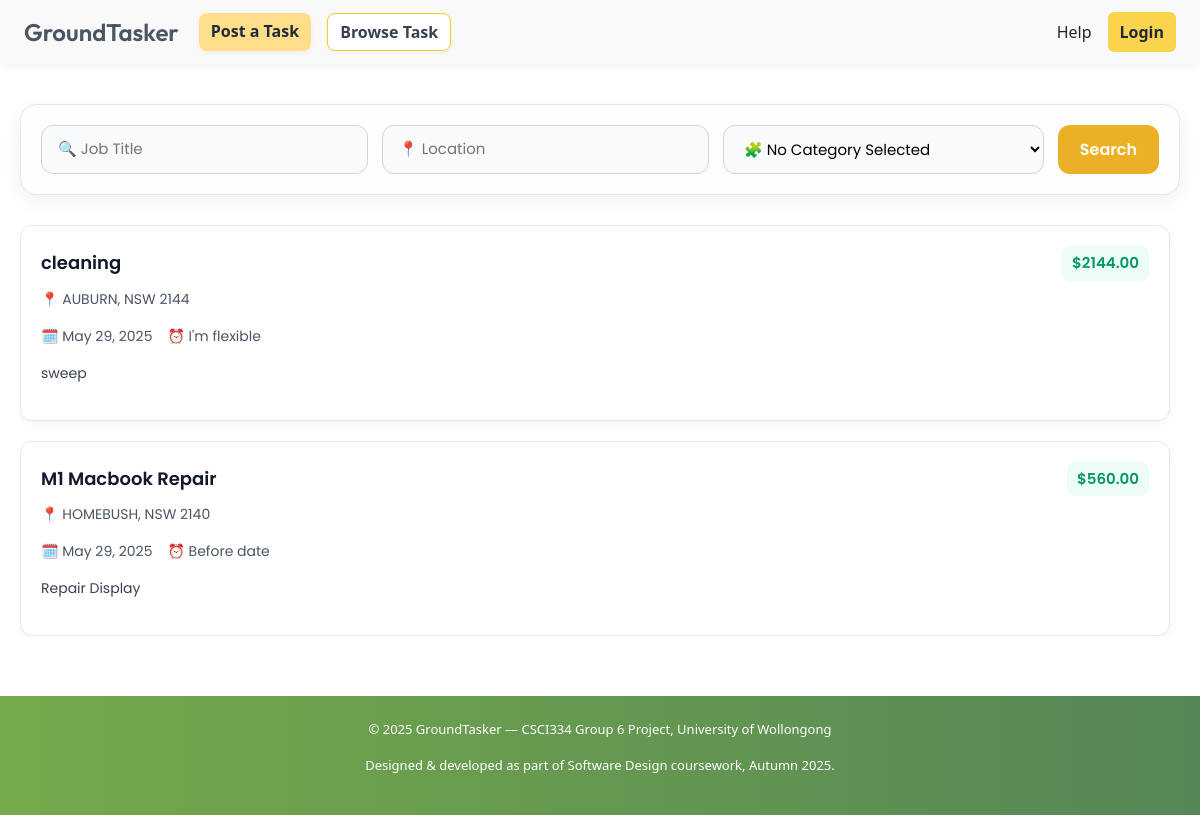
Before: /tasks/jobs/ with the older database file.
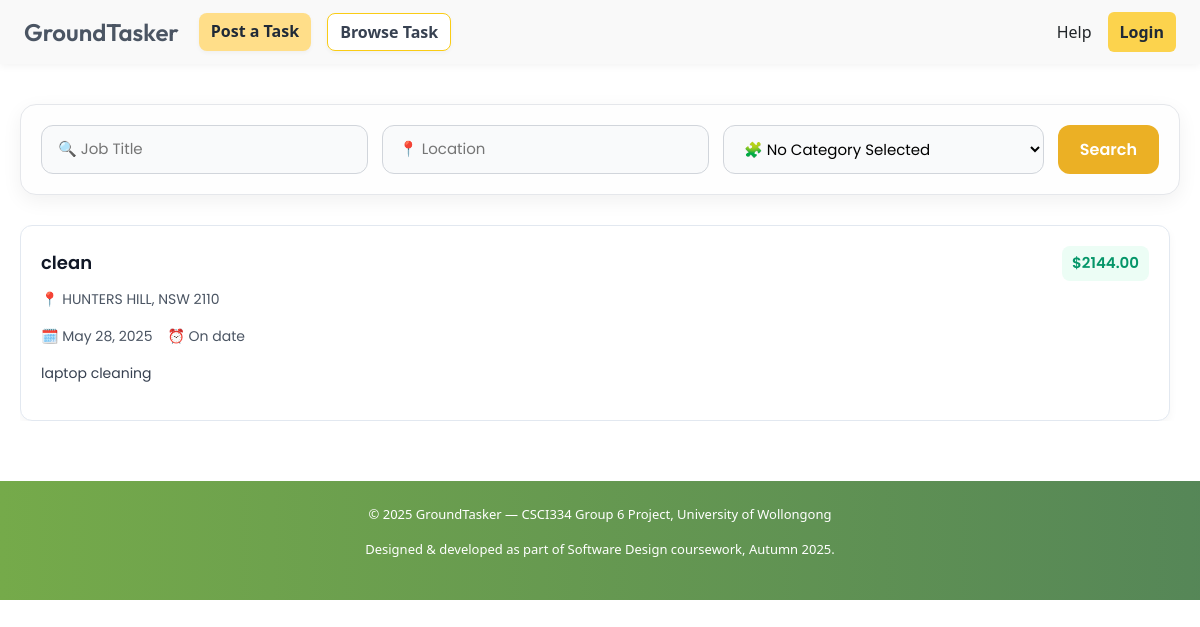
After: the same page with the newer database file.
### tasks/models.py (models this page shows, shortened)
class Task(models.Model):
    FLEX_CHOICES = [
        ('on_date', 'On date'),
        ('before_date', 'Before date'),
        ('flexible', "I'm flexible"),
    ]
    title = models.CharField(max_length=200)
    description = models.TextField()
    location = models.CharField(max_length=255)
    budget = models.DecimalField(max_digits=10, decimal_places=2, default=Decimal('0.00'))
    due_type = models.CharField(max_length=20, choices=FLEX_CHOICES)
    due_date = models.DateField(null=True, blank=True)
    posted_by = models.ForeignKey(settings.AUTH_USER_MODEL, on_delete=models.CASCADE)
    created_at = models.DateTimeField(auto_now_add=True)
    category = models.CharField(max_length=100, blank=True, null=True, default="")
    bookmarked_by = models.ManyToManyField(settings.AUTH_USER_MODEL, related_name="bookmarked_tasks", blank=True)

### tasks/views.py (the view)
# urls.py: path('jobs/', JobListView.as_view(), name='job_list'),
class JobListView(View):
    def get(self, request):
        title = request.GET.get('title', '')
        location = request.GET.get('location', '')
        category = request.GET.get('category', '')
        filters = {}
        if title:
            filters['title__icontains'] = title
        if location:
            filters['location__icontains'] = location
        if category:
            filters['category__icontains'] = category
        from django.db.models import Count, Q
        tasks = Task.objects.filter(**filters).annotate(
            accepted_or_completed=Count('offers', filter=Q(offers__status__in=['accepted', 'completed']))
        ).filter(accepted_or_completed=0)
        locations = Task.objects.values_list('location', flat=True).distinct()
        categories = [
            "Cleaning", "Gardening", "Repairs", "Car Detailing", "Moving",
            "Delivery", "Pet Care", "Personal Assistant", "Handyman"
        ]
        return render(request, 'job_list.html', {
            'tasks': tasks,
            'locations': locations,
            'categories': categories,
        })

### templates/job_list.html (shortened to what this page needs)
{% extends "base.html" %}
{% load static %}
{% block extra_css %}
<link rel="stylesheet" href="{% static 'css/job_list.css' %}">
<link rel="stylesheet" href="https://cdn.jsdelivr.net/npm/bootstrap-icons@1.10.5/font/bootstrap-icons.css">
{% endblock %}
{% block content %}
<div class="job-list-wrapper">
  <form method="get" action="{% url 'job_list' %}">
    <div class="enhanced-filter">
      <input type="text" name="title" placeholder="🔍 Job Title" value="{{ request.GET.title }}">
      <input type="text" name="location" placeholder="📍 Location" value="{{ request.GET.location }}">
      <select name="category">
        <option value="">🧩 No Category Selected</option>
      </select>
      <button type="submit">Search</button>
    </div>
  </form>
  <div class="job-card-list" id="jobCardList">
    {% for task in tasks %}
    <a href="{% url 'job_detail' task.id %}" class="job-card"
       data-title="{{ task.title|lower }}"
       data-location="{{ task.location|lower }}"
       data-category="{{ task.category|default:''|lower }}"
       data-budget="{{ task.budget }}">
      <div class="job-card-header">
        <h3>{{ task.title }}</h3>
        <span class="budget-badge">${{ task.budget }}</span>
      </div>
      <p class="job-location">📍 {{ task.location }}</p>
      <p class="job-meta">
        🗓️ {% if task.due_date %}{{ task.due_date }}{% else %}Flexible{% endif %}
        &nbsp;&nbsp; ⏰ {{ task.get_due_type_display }}
      </p>
      <p class="job-description">{{ task.description|truncatechars:100 }}</p>
    </a>
    {% empty %}
    <p style="text-align: center; color: #6b7280; font-size: 16px; margin-top: 40px;">🚫 No jobs found. Try adjusting your filters.</p>
    {% endfor %}
  </div>
</div>
{% endblock %}

### templates/base.html (shortened to what this page needs)
{% load static %}
<!DOCTYPE html>
<html lang="en">
<head>
  <link href="https://cdn.jsdelivr.net/npm/bootstrap@5.3.3/dist/css/bootstrap.min.css" rel="stylesheet">
  <link rel="stylesheet" href="https://cdn.jsdelivr.net/npm/bootstrap-icons@1.10.5/font/bootstrap-icons.css">
  <link rel="stylesheet" href="{% static 'css/base.css' %}">
  {% block extra_css %}{% endblock %}
</head>
<body>
  <header class="main-header">
  <div class="container header-inner">
    <a href="{% url 'home' %}" class="logo">GroundTasker</a>
    <nav class="main-nav">
      <a href="{% url 'post_task' %}" class="primary-nav">Post a Task</a>
      <a href="{% url 'job_list' %}">Browse Task</a>
    </nav>
    <div class="header-actions">
      <a href="{% url 'support' %}">Help</a>
      {% if user.is_authenticated %}
        <a href="{% url 'notifications' %}">Notifications</a>
        <a href="{% url 'messages' %}">Messages</a>
        <div class="profile-dropdown">
          <div class="profile-icon" id="profileToggle">👤</div>
          <div class="dropdown-menu" id="profileMenu">
            <a href="{% url 'public_profile' user.username %}">👤 View Profile</a>
            <a href="{% url 'manage_tasks' %}">🧾 Manage Tasks</a>
            <a href="{% url 'dashboard' %}">📋 Dashboard</a>
            <div class="dropdown-sub">
              <a href="#" class="settings-toggle">⚙️ Settings ▾</a>
              <div class="sub-options">
                <a href="{% url 'change_email' %}">✉️ Change Email</a>
                <a href="{% url 'change_password' %}">🔑 Change Password</a>
              </div>
            </div>
            <div class="logout-wrapper">
              <form method="post" action="{% url 'logout' %}">
                {% csrf_token %}
                <button type="submit" class="dropdown-item-btn">🚪 Logout</button>
              </form>
            </div>
          </div>
        </div>
      {% else %}
        <a href="{% url 'login' %}" class="login-link">Login</a>
      {% endif %}
    </div>
  </div>
</header>
  <main>
    {% block content %}{% endblock %}
  </main>
  <footer class="main-footer">
    {% now 'Y' as year %}
    <p>© {{ year }} GroundTasker — CSCI334 Group 6 Project, University of Wollongong</p>
    <p>Designed & developed as part of Software Design coursework, Autumn 2025.</p>
  </footer>
</body>
</html>

### static/css/base.css (style rules this page uses)
body { opacity: 0; transition: opacity 0.2s ease-in-out; transition: opacity 0.2s ease, transform 0.2s ease; }
body.fade-in { opacity: 1; transform: scale(1); }
a { text-decoration: none; color: inherit; }
.main-nav { display: flex; gap: 16px; margin-right: auto; }
.main-nav a { padding: 6px 12px; font-weight: 600; color: #374151; background-color: #fff; border: 1px solid #facc15; border-radius: 8px; box-shadow: 0 2px 4px rgba(0, 0, 0, 0.04); transition: all 0.3s ease; }
.main-nav a.primary-nav { background-color: #ffde89; color: #1f2937; border: none; }
.header-actions { display: flex; align-items: center; gap: 16px; }
.header-actions a { transition: all 0.3s ease; }
.main-header { background-color: #f9f9f9; box-shadow: 0 2px 8px rgba(0,0,0,0.05); padding: 12px 0; position: sticky; top: 0; z-index: 1000; }
.container.header-inner { display: flex; align-items: center; justify-content: space-between; max-width: 1200px; margin: 0 auto; padding: 0 24px; }
.logo { font-family: 'Outfit', sans-serif; font-size: 24px; font-weight: 600; color: #4b5563; text-decoration: none; transition: all 0.3s ease; margin-right: 20px; }
.main-footer { text-align: center; font-size: 13px; padding: 24px; background: linear-gradient(90deg, #75aa4a, #256427c6); color: #fff; margin-top: 60px; }
.login-link { font-weight: 600; padding: 8px 12px; border-radius: 6px; background: #fcd34d; color: #1f2937; }

### static/css/job_list.css (style rules this page uses)
.job-list-wrapper { max-width: 1200px; margin: 40px auto; padding: 0 20px; font-family: 'Poppins', sans-serif; }
.job-card-list { max-height: 600px; overflow-y: auto; padding-right: 10px; display: flex; flex-direction: column; gap: 20px; scroll-behavior: smooth; margin-top: 16px; }
.job-card { display: block; padding: 20px; border-radius: 12px; background: #ffffff; border: 1px solid #e2e8f0; box-shadow: 0 4px 10px rgba(0,0,0,0.04); text-decoration: none; color: #111827; transition: box-shadow 0.2s ease; transition: all 0.2s ease; }
.job-card-header { display: flex; justify-content: space-between; align-items: center; }
.job-card-header h3 { margin: 0; font-size: 18px; font-weight: 600; }
.budget-badge { background: #ecfdf5; color: #059669; font-weight: 600; font-size: 15px; padding: 6px 10px; border-radius: 8px; }
.job-location, .job-meta { margin-top: 8px; font-size: 14px; color: #4b5563; }
.job-description { margin-top: 10px; font-size: 14px; color: #374151; }
.job-card { opacity: 0; transform: translateY(10px); animation: fadeInUp 0.5s ease forwards; animation-delay: calc(var(--i) * 50ms); }
.enhanced-filter { display: flex; flex-wrap: wrap; gap: 14px; background: #fefefe; padding: 20px; border: 1px solid #e5e7eb; border-radius: 16px; box-shadow: 0 6px 20px rgba(0, 0, 0, 0.06); margin-bottom: 30px; }
.enhanced-filter input, .enhanced-filter select { flex: 1 1 220px; padding: 12px 16px; border-radius: 12px; border: 1px solid #d1d5db; font-size: 15px; background-color: #f9fafb; transition: border 0.2s ease; }
.enhanced-filter button { padding: 12px 22px; background-color: #ebb025; color: white; font-weight: 600; border: none; border-radius: 12px; transition: background 0.3s ease; }
.job-card { position: relative; }

Changed rows visible on the page:
removed Task: title "cleaning", budget "2144.00", location "AUBURN, NSW 2144", due_date "May 29, 2025", due_type "I'm flexible", description "sweep"
removed Task: title "M1 Macbook Repair", budget "560.00", location "HOMEBUSH, NSW 2140", due_date "May 29, 2025", due_type "Before date", description "Repair Display"
added Task: title "clean", budget "2144.00", location "HUNTERS HILL, NSW 2110", due_date "May 28, 2025", due_type "On date", description "laptop cleaning"
